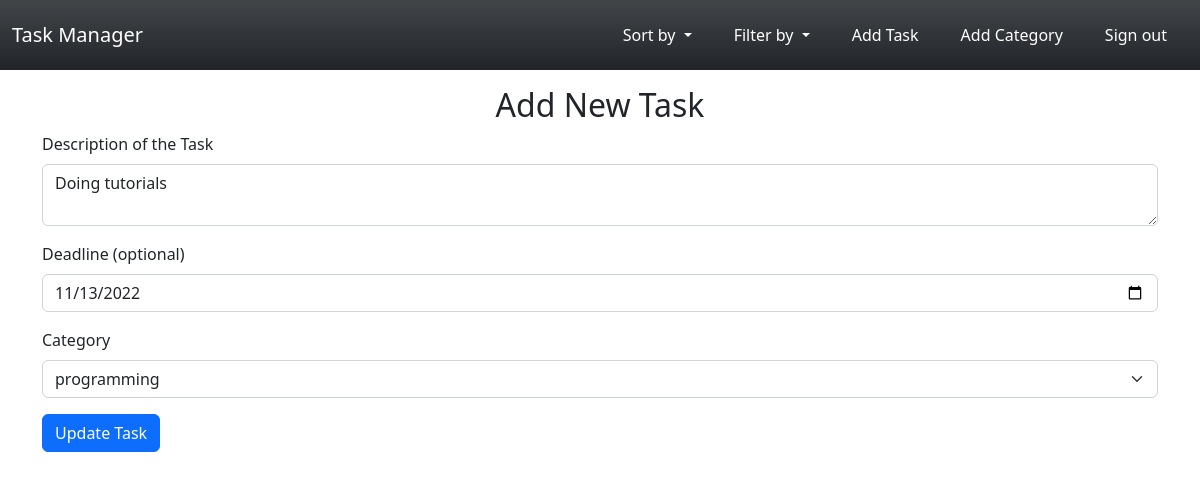
The app's page /update-task/18 (signed in) with its own data.
### todo/models.py (models this page shows)
class ToDo(db.Model):
    id = db.Column(db.Integer, primary_key=True)
    description = db.Column(db.String(500))
    is_completed = db.Column(db.Boolean, default=False)
    create_date = db.Column(db.Date, default=datetime.date.today())
    deadline = db.Column(db.Date)
    category_id = db.Column(db.Integer, db.ForeignKey("category.id"))
    user_id = db.Column(db.Integer, db.ForeignKey("user.id"))

### todo/routes.py (the view)
@login_required
@app.route("/update-task/<int:task_id>", methods=["GET", "POST"])
def update_task(task_id):
    task = db.session.query(ToDo).get(task_id)
    form = CreateTaskForm()
    form.category.choices = get_categories(task.category)
    if request.method == "POST":
        if form.validate_on_submit():
            form.populate_obj(task)
            db.session.commit()
            flash("Task Updated!", "success")
        return redirect(url_for("home"))
    form.deadline.data = task.deadline
    form.category.data = task.category
    form.description.data = task.description
    return render_template("edit_task.html",
                           task_form=form,
                           task_id=task_id)

### todo/forms.py (shortened to what this page needs)
class CreateTaskForm(FlaskForm):
    description = TextAreaField("Description of the Task",
                                validators=[DataRequired()])
    category = SelectField("Category", choices=get_categories(),
                           coerce=int)
    deadline = DateField("Deadline (optional)", validators=[Optional()])
    submit = SubmitField("Create Task")

### todo/forms.py (called while the page is built)
def get_categories(current=None):
    try:
        if current:
            choices = [(category.id, category.name)
                       for category in current_user.categories
                       if category.id != current.id]
            choices = [(current.id, current.name)] + choices
        else:
            choices = [(category.id, category.name)
                       for category in current_user.categories]
        choices.append((0, ""))
        return choices
    except AttributeError:
        return 0, ""

### todo/routes.py (called while the page is built)
@login_manager.user_loader
def load_user(user_id):
    user = User.query.get(user_id)
    return user

### todo/templates/edit_task.html (shortened to what this page needs)
{% extends "index.html" %}
{% block content %}
<div class="container mt-3">
    <div class="container text-center">
        <h2>Add New Task</h2>
    </div>
    <form method="POST" action="{{ url_for('update_task', task_id=task_id) }}">
        <div class="mb-3">
            {{ task_form.description.label(class="form-label") }}
            {{ task_form.description(size=20, class="form-control") }}
        </div>
        <div class="mb-3">
            {{ task_form.deadline.label(class="form-label") }}
            {{ task_form.deadline(class="form-control") }}
        </div>
        <div class="mb-3">
            {{ task_form.category.label(class="form-label") }}
            {{ task_form.category(class="form-select") }}
        </div>
        <div class="mb-3">
            {{ task_form.submit(class="btn btn-primary", value="Update Task") }}
        </div>
    </form>
</div>
{% endblock %}

### records on screen
ToDo: description "Doing tutorials", deadline "11/13/2022", category "programming"

### other values on screen
{{ task_form.description.label(class="form-label") }} "Description of the Task"
{{ task_form.deadline.label(class="form-label") }} "Deadline (optional)"
{{ task_form.category.label(class="form-label") }} "Category"
